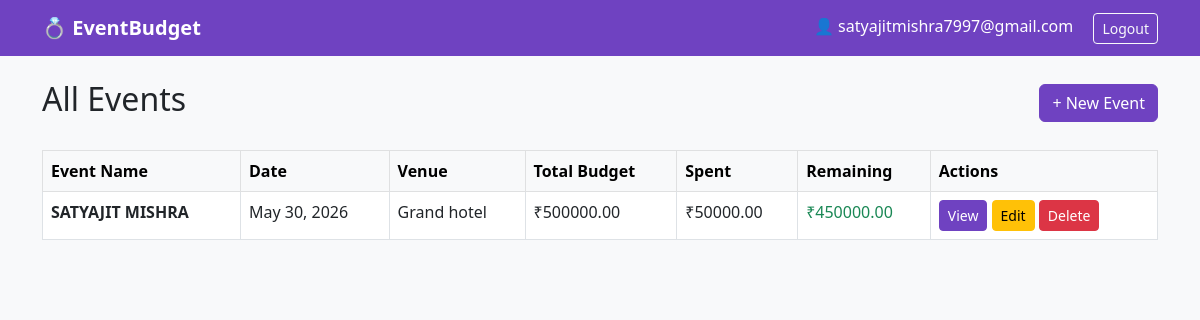
Screenshot of /events/ (signed in) with the database file from the repository.
### planner/models.py (models this page shows, shortened)
class Event(models.Model):
    user = models.ForeignKey(User, on_delete=models.CASCADE)
    name = models.CharField(max_length=200)
    date = models.DateField()
    venue = models.CharField(max_length=300, blank=True)
    total_budget = models.DecimalField(max_digits=12, decimal_places=2)
    created_at = models.DateTimeField(auto_now_add=True)
    def total_spent(self):
        return sum(cat.total_spent() for cat in self.categories.all())
    def remaining_budget(self):
        return self.total_budget - self.total_spent()

class Category(models.Model):
    event = models.ForeignKey(Event, on_delete=models.CASCADE, related_name='categories')
    name = models.CharField(max_length=100)
    allocated_budget = models.DecimalField(max_digits=12, decimal_places=2)
    def total_spent(self):
        return sum(exp.amount for exp in self.expenses.all())

class Expense(models.Model):
    STATUS_CHOICES = [
        ('paid', 'Paid'),
        ('pending', 'Pending'),
    ]
    category = models.ForeignKey(Category, on_delete=models.CASCADE, related_name='expenses')
    title = models.CharField(max_length=200)
    amount = models.DecimalField(max_digits=12, decimal_places=2)
    date = models.DateField()
    status = models.CharField(max_length=10, choices=STATUS_CHOICES, default='pending')
    note = models.TextField(blank=True)

### planner/views.py (the view)
# urls.py: path('events/', views.event_list, name='event_list'),
@login_required
def event_list(request):
    events = Event.objects.filter(user=request.user)
    return render(request, 'planner/event_list.html', {'events': events})

### planner/templates/planner/event_list.html
{% extends 'planner/base.html' %}
{% block content %}
<div class="d-flex justify-content-between align-items-center mb-4">
    <h2>All Events</h2>
    <a href="{% url 'event_create' %}" class="btn btn-primary">+ New Event</a>
</div>
{% if events %}
<div class="table-responsive">
    <table class="table table-bordered table-hover bg-white rounded">
        <thead class="table-light">
            <tr>
                <th>Event Name</th>
                <th>Date</th>
                <th>Venue</th>
                <th>Total Budget</th>
                <th>Spent</th>
                <th>Remaining</th>
                <th>Actions</th>
            </tr>
        </thead>
        <tbody>
            {% for event in events %}
            <tr>
                <td class="fw-semibold">{{ event.name }}</td>
                <td>{{ event.date }}</td>
                <td>{{ event.venue }}</td>
                <td>₹{{ event.total_budget }}</td>
                <td>₹{{ event.total_spent }}</td>
                <td>
                    {% if event.remaining_budget >= 0 %}
                        <span class="text-success">₹{{ event.remaining_budget }}</span>
                    {% else %}
                        <span class="text-danger">₹{{ event.remaining_budget }}</span>
                    {% endif %}
                </td>
                <td>
                    <a href="{% url 'event_detail' event.pk %}" class="btn btn-sm btn-primary">View</a>
                    <a href="{% url 'event_edit' event.pk %}" class="btn btn-sm btn-warning">Edit</a>
                    <a href="{% url 'event_delete' event.pk %}" class="btn btn-sm btn-danger">Delete</a>
                </td>
            </tr>
            {% endfor %}
        </tbody>
    </table>
</div>
{% else %}
    <div class="text-center mt-5">
        <h4 class="text-muted">No events found!</h4>
        <a href="{% url 'event_create' %}" class="btn btn-primary mt-2">+ Create First Event</a>
    </div>
{% endif %}
{% endblock %}

### planner/templates/planner/base.html (shortened to what this page needs)
<!DOCTYPE html>
<html lang="en">
<head>
    <link href="https://cdn.jsdelivr.net/npm/bootstrap@5.3.0/dist/css/bootstrap.min.css" rel="stylesheet">
</head>
<body>
<nav class="navbar navbar-expand-lg mb-4">
    <div class="container">
        <a class="navbar-brand fw-bold" href="{% url 'dashboard' %}">💍 EventBudget</a>
        <div class="ms-auto">
            {% if user.is_authenticated %}
                <span class="text-white me-3">👤 {{ user.username }}</span>
                <a href="{% url 'logout' %}" class="btn btn-outline-light btn-sm">Logout</a>
            {% else %}
                <a href="{% url 'login' %}" class="btn btn-outline-light btn-sm me-2">Login</a>
                <a href="{% url 'register' %}" class="btn btn-light btn-sm">Register</a>
            {% endif %}
        </div>
    </div>
</nav>
<div class="container">
    {% block content %}{% endblock %}
</div>
</body>
</html>

### planner/templates/planner/base.html (style rules this page uses)
body { background-color: #f8f9fa; }
.navbar { background-color: #6f42c1; }
.navbar-brand, .nav-link { color: white !important; }
.btn-primary { background-color: #6f42c1; border-color: #6f42c1; }

### rows the page displays
Event: name "SATYAJIT MISHRA", date "May 30, 2026", venue "Grand hotel", total_budget "500000.00", total_spent "50000.00", remaining_budget "450000.00"

### other values shown
{{ user.username }} "satyajitmishra7997@gmail.com"
